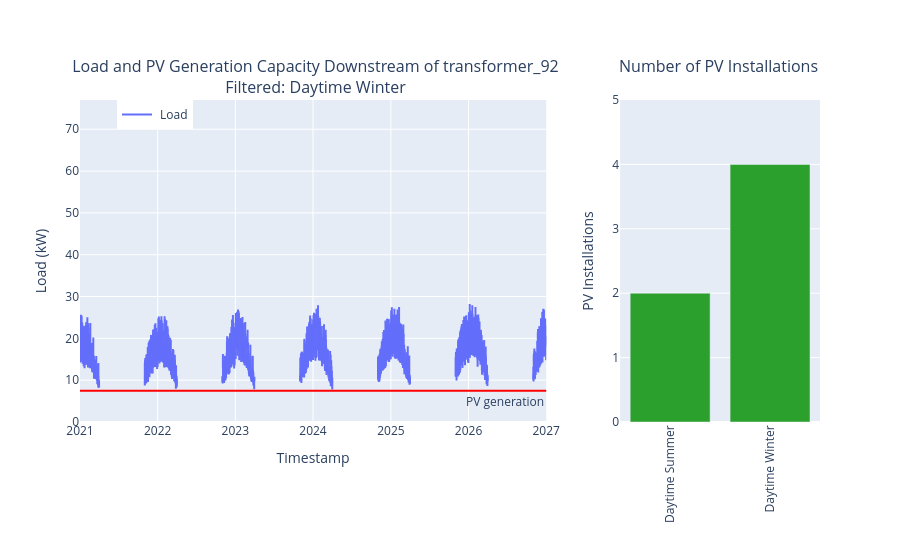

The cell this chart's notebook holds for it:
### Markdown cell above
##### Winter
Load increases in the winter. Will it be possible to have more PVs during the daytime in the winter?


The left plot below shows the filtered load during daytime in the winter, and the right bar plot shows the number of PV installations based on the filtered data.

### Code cell
# Assign daytime hours and winter months (e.g., daytime is from 9 am to 3 pm, and winter is from November to March).
start_hour = 9
end_hour = 15
start_month = 11
end_month = 3

# Display the maximum number of PVs over the time series using the daytime-winter filter.
pvs_filter_winter = capacity_plot_add(
    df_transformer_load,
    pv_value,
    "Daytime Winter",
    start_hour,
    end_hour,
    start_month,
    end_month,
    pvs_filter_summer,
)

### Figure 1 — Plotly figure (JSON) as saved in the notebook; plotly's stock layout.template omitted (floating-point values rounded to 4 significant figures; data arrays with more than 128 entries replaced by an {"elided": "..."} marker saying what was removed)
{"data": [{"name": " Load", "type": "scatter", "x": {"elided": "52584 str values"}, "xaxis": "x", "y": {"elided": "52584 float values"}, "yaxis": "y"}, {"marker": {"color": "#2ca02c"}, "showlegend": false, "type": "bar", "x": ["Daytime Summer", "Daytime Winter"], "xaxis": "x2", "y": [2.0, 4.0], "yaxis": "y2"}], "layout": {"annotations": [{"font": {"size": 16}, "showarrow": false, "text": " Load and PV Generation Capacity Downstream of transformer_92<br> Filtered: Daytime Winter", "x": 0.315, "xanchor": "center", "xref": "paper", "y": 1.0, "yanchor": "bottom", "yref": "paper"}, {"font": {"size": 16}, "showarrow": false, "text": "Number of PV Installations <br> ", "x": 0.865, "xanchor": "center", "xref": "paper", "y": 1.0, "yanchor": "bottom", "yref": "paper"}, {"showarrow": false, "text": "PV generation", "x": 1, "xanchor": "right", "xref": "x domain", "y": 7.48, "yanchor": "top", "yref": "y"}], "legend": {"x": 0.05, "xanchor": "left", "y": 1.0, "yanchor": "top"}, "shapes": [{"line": {"color": "red"}, "type": "line", "x0": 0, "x1": 1, "xref": "x domain", "y0": 7.48, "y1": 7.48, "yref": "y"}], "xaxis": {"anchor": "y", "domain": [0.0, 0.63], "range": ["2021-01-01T00:00:00", "2026-12-31T23:00:00"], "title": {"text": "Timestamp"}}, "xaxis2": {"anchor": "y2", "domain": [0.73, 1.0], "tickangle": -90, "title": {"text": ""}}, "yaxis": {"anchor": "x", "domain": [0.0, 1.0], "range": [0, 77.0], "title": {"text": "Load (kW)"}}, "yaxis2": {"anchor": "x2", "domain": [0.0, 1.0], "range": [0, 5.0], "title": {"text": "PV Installations"}}}}
